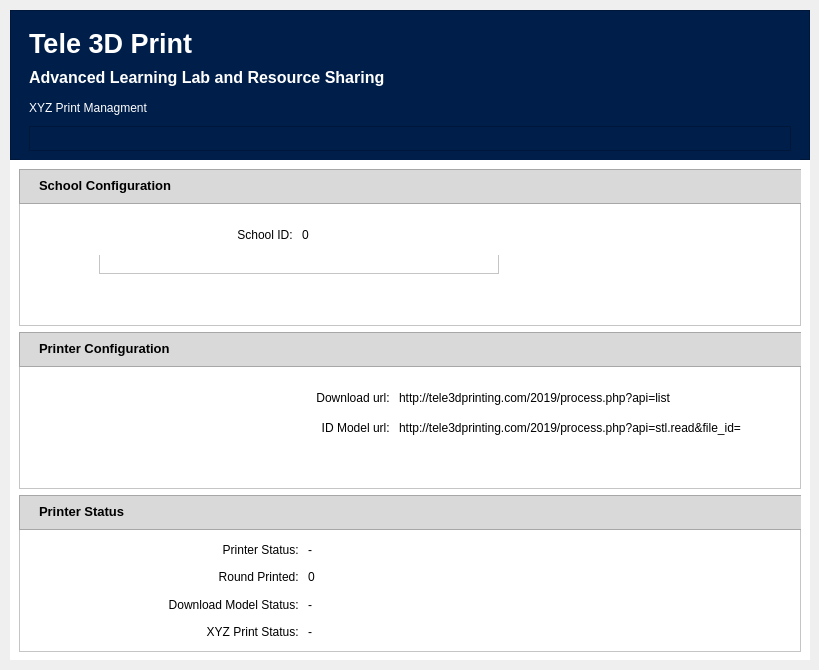
<?xml version="1.0" encoding="UTF-8"?>
<ui version="4.0">
 <class>Tele3DPrint</class>
 <widget class="QMainWindow" name="Tele3DPrint">
  <property name="windowModality">
   <enum>Qt::ApplicationModal</enum>
  </property>
  <property name="geometry">
   <rect>
    <x>0</x>
    <y>0</y>
    <width>819</width>
    <height>670</height>
   </rect>
  </property>
  <property name="windowTitle">
   <string>MainWindow</string>
  </property>
  <property name="windowIcon">
   <iconset>
    <normaloff>../../../Downloads/facebook_profile_image.png</normaloff>../../../Downloads/facebook_profile_image.png</iconset>
  </property>
  <property name="styleSheet">
   <string notr="true"/>
  </property>
  <widget class="QWidget" name="centralwidget">
   <widget class="QFrame" name="frame">
    <property name="geometry">
     <rect>
      <x>10</x>
      <y>10</y>
      <width>800</width>
      <height>150</height>
     </rect>
    </property>
    <property name="styleSheet">
     <string notr="true">background-color: rgb(0, 30, 74);</string>
    </property>
    <property name="frameShape">
     <enum>QFrame::StyledPanel</enum>
    </property>
    <property name="frameShadow">
     <enum>QFrame::Raised</enum>
    </property>
    <widget class="QFrame" name="verticalFrame">
     <property name="geometry">
      <rect>
       <x>10</x>
       <y>9</y>
       <width>780</width>
       <height>141</height>
      </rect>
     </property>
     <layout class="QVBoxLayout" name="verticalLayout">
      <item>
       <widget class="QLabel" name="Title_T3P">
        <property name="font">
         <font>
          <family>Segoe UI</family>
          <pointsize>20</pointsize>
          <weight>75</weight>
          <bold>true</bold>
         </font>
        </property>
        <property name="styleSheet">
         <string notr="true">color: rgb(255, 255, 255);</string>
        </property>
        <property name="text">
         <string>Tele 3D Print</string>
        </property>
       </widget>
      </item>
      <item>
       <widget class="QLabel" name="TiTle_ProgramName">
        <property name="font">
         <font>
          <family>Segoe UI</family>
          <pointsize>12</pointsize>
          <weight>75</weight>
          <bold>true</bold>
         </font>
        </property>
        <property name="styleSheet">
         <string notr="true">color: rgb(255, 255, 255);</string>
        </property>
        <property name="text">
         <string>Advanced Learning Lab and Resource Sharing</string>
        </property>
       </widget>
      </item>
      <item>
       <widget class="QLabel" name="Title_AI4ALL">
        <property name="font">
         <font>
          <family>Segoe UI</family>
          <pointsize>9</pointsize>
         </font>
        </property>
        <property name="styleSheet">
         <string notr="true">color: rgb(255, 255, 255);</string>
        </property>
        <property name="text">
         <string>XYZ Print Managment</string>
        </property>
       </widget>
      </item>
      <item>
       <widget class="QFrame" name="frame_4">
        <property name="frameShape">
         <enum>QFrame::StyledPanel</enum>
        </property>
        <property name="frameShadow">
         <enum>QFrame::Raised</enum>
        </property>
       </widget>
      </item>
     </layout>
    </widget>
   </widget>
   <widget class="QFrame" name="frame_2">
    <property name="geometry">
     <rect>
      <x>10</x>
      <y>160</y>
      <width>800</width>
      <height>500</height>
     </rect>
    </property>
    <property name="styleSheet">
     <string notr="true">background-color: rgb(255, 255, 255);</string>
    </property>
    <property name="frameShape">
     <enum>QFrame::StyledPanel</enum>
    </property>
    <property name="frameShadow">
     <enum>QFrame::Raised</enum>
    </property>
    <widget class="QFrame" name="verticalFrame">
     <property name="geometry">
      <rect>
       <x>0</x>
       <y>0</y>
       <width>800</width>
       <height>501</height>
      </rect>
     </property>
     <layout class="QVBoxLayout" name="verticalLayout_2">
      <item>
       <widget class="QFrame" name="frame_5">
        <property name="frameShape">
         <enum>QFrame::StyledPanel</enum>
        </property>
        <property name="frameShadow">
         <enum>QFrame::Raised</enum>
        </property>
        <widget class="QFrame" name="frame_8">
         <property name="geometry">
          <rect>
           <x>0</x>
           <y>0</y>
           <width>800</width>
           <height>35</height>
          </rect>
         </property>
         <property name="styleSheet">
          <string notr="true">background-color: rgb(217, 217, 217);</string>
         </property>
         <property name="frameShape">
          <enum>QFrame::StyledPanel</enum>
         </property>
         <property name="frameShadow">
          <enum>QFrame::Raised</enum>
         </property>
         <widget class="QLabel" name="label">
          <property name="geometry">
           <rect>
            <x>20</x>
            <y>5</y>
            <width>200</width>
            <height>22</height>
           </rect>
          </property>
          <property name="font">
           <font>
            <family>Segoe UI</family>
            <pointsize>10</pointsize>
            <weight>75</weight>
            <bold>true</bold>
           </font>
          </property>
          <property name="text">
           <string>School Configuration</string>
          </property>
         </widget>
        </widget>
        <widget class="QFrame" name="frame_11">
         <property name="geometry">
          <rect>
           <x>80</x>
           <y>45</y>
           <width>400</width>
           <height>60</height>
          </rect>
         </property>
         <property name="frameShape">
          <enum>QFrame::StyledPanel</enum>
         </property>
         <property name="frameShadow">
          <enum>QFrame::Raised</enum>
         </property>
         <widget class="QFrame" name="horizontalFrame">
          <property name="geometry">
           <rect>
            <x>0</x>
            <y>0</y>
            <width>400</width>
            <height>41</height>
           </rect>
          </property>
          <layout class="QHBoxLayout" name="horizontalLayout">
           <item>
            <widget class="QLabel" name="label_4">
             <property name="font">
              <font>
               <family>Segoe UI</family>
               <pointsize>9</pointsize>
              </font>
             </property>
             <property name="text">
              <string>School ID: </string>
             </property>
             <property name="alignment">
              <set>Qt::AlignRight|Qt::AlignTrailing|Qt::AlignVCenter</set>
             </property>
            </widget>
           </item>
           <item>
            <widget class="QLabel" name="fill_scID">
             <property name="font">
              <font>
               <family>Segoe UI</family>
               <pointsize>9</pointsize>
              </font>
             </property>
             <property name="text">
              <string>0</string>
             </property>
            </widget>
           </item>
          </layout>
         </widget>
        </widget>
       </widget>
      </item>
      <item>
       <widget class="QFrame" name="frame_7">
        <property name="frameShape">
         <enum>QFrame::StyledPanel</enum>
        </property>
        <property name="frameShadow">
         <enum>QFrame::Raised</enum>
        </property>
        <widget class="QFrame" name="frame_9">
         <property name="geometry">
          <rect>
           <x>0</x>
           <y>0</y>
           <width>800</width>
           <height>35</height>
          </rect>
         </property>
         <property name="styleSheet">
          <string notr="true">background-color: rgb(217, 217, 217);</string>
         </property>
         <property name="frameShape">
          <enum>QFrame::StyledPanel</enum>
         </property>
         <property name="frameShadow">
          <enum>QFrame::Raised</enum>
         </property>
         <widget class="QLabel" name="label_2">
          <property name="geometry">
           <rect>
            <x>20</x>
            <y>5</y>
            <width>200</width>
            <height>22</height>
           </rect>
          </property>
          <property name="font">
           <font>
            <family>Segoe UI</family>
            <pointsize>10</pointsize>
            <weight>75</weight>
            <bold>true</bold>
           </font>
          </property>
          <property name="text">
           <string>Printer Configuration</string>
          </property>
         </widget>
        </widget>
        <widget class="QFrame" name="horizontalFrame_4">
         <property name="geometry">
          <rect>
           <x>80</x>
           <y>45</y>
           <width>651</width>
           <height>71</height>
          </rect>
         </property>
         <layout class="QHBoxLayout" name="horizontalLayout_6">
          <item>
           <layout class="QVBoxLayout" name="verticalLayout_3">
            <item>
             <widget class="QLabel" name="label_16">
              <property name="font">
               <font>
                <family>Segoe UI</family>
                <pointsize>9</pointsize>
               </font>
              </property>
              <property name="text">
               <string>Download url: </string>
              </property>
              <property name="alignment">
               <set>Qt::AlignRight|Qt::AlignTrailing|Qt::AlignVCenter</set>
              </property>
             </widget>
            </item>
            <item>
             <widget class="QLabel" name="label_6">
              <property name="font">
               <font>
                <family>Segoe UI</family>
                <pointsize>9</pointsize>
               </font>
              </property>
              <property name="text">
               <string>ID Model url: </string>
              </property>
              <property name="alignment">
               <set>Qt::AlignRight|Qt::AlignTrailing|Qt::AlignVCenter</set>
              </property>
             </widget>
            </item>
           </layout>
          </item>
          <item>
           <layout class="QVBoxLayout" name="verticalLayout_4">
            <item>
             <widget class="QLabel" name="fill_url">
              <property name="font">
               <font>
                <family>Segoe UI</family>
                <pointsize>9</pointsize>
               </font>
              </property>
              <property name="text">
               <string>http://tele3dprinting.com/2019/process.php?api=list</string>
              </property>
             </widget>
            </item>
            <item>
             <widget class="QLabel" name="fill_model_url">
              <property name="font">
               <font>
                <family>Segoe UI</family>
                <pointsize>9</pointsize>
               </font>
              </property>
              <property name="text">
               <string>http://tele3dprinting.com/2019/process.php?api=stl.read&amp;file_id=</string>
              </property>
             </widget>
            </item>
           </layout>
          </item>
         </layout>
        </widget>
       </widget>
      </item>
      <item>
       <widget class="QFrame" name="frame_6">
        <property name="frameShape">
         <enum>QFrame::StyledPanel</enum>
        </property>
        <property name="frameShadow">
         <enum>QFrame::Raised</enum>
        </property>
        <widget class="QFrame" name="frame_10">
         <property name="geometry">
          <rect>
           <x>0</x>
           <y>0</y>
           <width>800</width>
           <height>35</height>
          </rect>
         </property>
         <property name="styleSheet">
          <string notr="true">background-color: rgb(217, 217, 217);</string>
         </property>
         <property name="frameShape">
          <enum>QFrame::StyledPanel</enum>
         </property>
         <property name="frameShadow">
          <enum>QFrame::Raised</enum>
         </property>
         <widget class="QLabel" name="label_3">
          <property name="geometry">
           <rect>
            <x>20</x>
            <y>5</y>
            <width>200</width>
            <height>22</height>
           </rect>
          </property>
          <property name="font">
           <font>
            <family>Segoe UI</family>
            <pointsize>10</pointsize>
            <weight>75</weight>
            <bold>true</bold>
           </font>
          </property>
          <property name="text">
           <string>Printer Status</string>
          </property>
         </widget>
        </widget>
        <widget class="QFrame" name="horizontalFrame_2">
         <property name="geometry">
          <rect>
           <x>80</x>
           <y>35</y>
           <width>411</width>
           <height>121</height>
          </rect>
         </property>
         <layout class="QHBoxLayout" name="horizontalLayout_4">
          <item>
           <layout class="QVBoxLayout" name="verticalLayout_5">
            <item>
             <widget class="QLabel" name="label_12">
              <property name="font">
               <font>
                <family>Segoe UI</family>
                <pointsize>9</pointsize>
               </font>
              </property>
              <property name="text">
               <string>Printer Status: </string>
              </property>
              <property name="alignment">
               <set>Qt::AlignRight|Qt::AlignTrailing|Qt::AlignVCenter</set>
              </property>
             </widget>
            </item>
            <item>
             <widget class="QLabel" name="label_13">
              <property name="font">
               <font>
                <family>Segoe UI</family>
                <pointsize>9</pointsize>
               </font>
              </property>
              <property name="text">
               <string>Round Printed: </string>
              </property>
              <property name="alignment">
               <set>Qt::AlignRight|Qt::AlignTrailing|Qt::AlignVCenter</set>
              </property>
             </widget>
            </item>
            <item>
             <widget class="QLabel" name="label_7">
              <property name="font">
               <font>
                <family>Segoe UI</family>
                <pointsize>9</pointsize>
               </font>
              </property>
              <property name="text">
               <string>Download Model Status: </string>
              </property>
              <property name="alignment">
               <set>Qt::AlignRight|Qt::AlignTrailing|Qt::AlignVCenter</set>
              </property>
             </widget>
            </item>
            <item>
             <widget class="QLabel" name="label_8">
              <property name="font">
               <font>
                <family>Segoe UI</family>
                <pointsize>9</pointsize>
               </font>
              </property>
              <property name="text">
               <string>XYZ Print Status: </string>
              </property>
              <property name="alignment">
               <set>Qt::AlignRight|Qt::AlignTrailing|Qt::AlignVCenter</set>
              </property>
             </widget>
            </item>
           </layout>
          </item>
          <item>
           <layout class="QVBoxLayout" name="verticalLayout_7">
            <item>
             <widget class="QLabel" name="fill_status">
              <property name="font">
               <font>
                <family>Segoe UI</family>
                <pointsize>9</pointsize>
               </font>
              </property>
              <property name="text">
               <string>-</string>
              </property>
             </widget>
            </item>
            <item>
             <widget class="QLabel" name="fill_nPrint">
              <property name="font">
               <font>
                <family>Segoe UI</family>
                <pointsize>9</pointsize>
               </font>
              </property>
              <property name="text">
               <string>0</string>
              </property>
             </widget>
            </item>
            <item>
             <widget class="QLabel" name="fill_download_model_status">
              <property name="font">
               <font>
                <family>Segoe UI</family>
                <pointsize>9</pointsize>
               </font>
              </property>
              <property name="text">
               <string>-</string>
              </property>
             </widget>
            </item>
            <item>
             <widget class="QLabel" name="fill_xyz_status">
              <property name="font">
               <font>
                <family>Segoe UI</family>
                <pointsize>9</pointsize>
               </font>
              </property>
              <property name="text">
               <string>-</string>
              </property>
             </widget>
            </item>
           </layout>
          </item>
         </layout>
        </widget>
       </widget>
      </item>
     </layout>
    </widget>
   </widget>
  </widget>
 </widget>
 <resources/>
 <connections/>
</ui>
